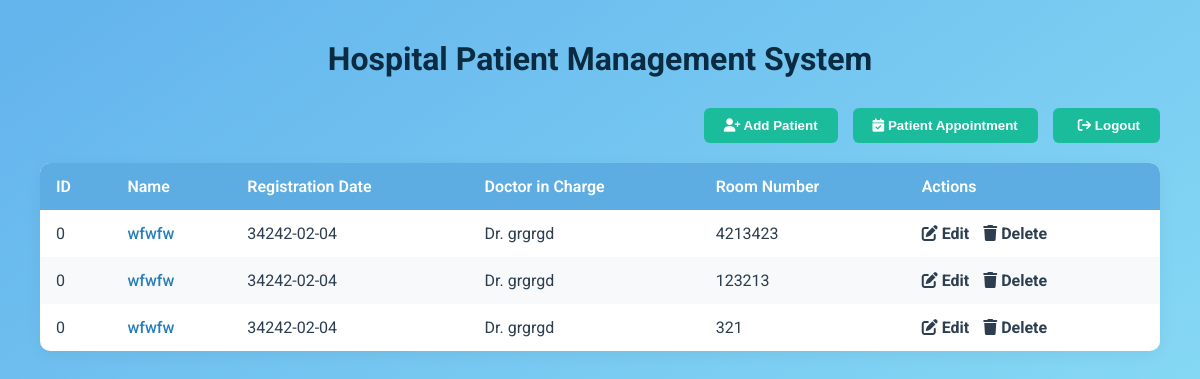
The app's page /read.php with its own data.
### tables this page shows
CREATE TABLE `hospital` (
  `id` int(11) NOT NULL,
  `name` varchar(255) NOT NULL,
  `date_of_birth` varchar(11) NOT NULL,
  `gender` varchar(255) NOT NULL,
  `contact` varchar(255) NOT NULL,
  `medical_record` text NOT NULL,
  `blood_type` varchar(255) NOT NULL,
  `registration_date` varchar(255) NOT NULL,
  `doctor_in_charge` text NOT NULL,
  `room_number` varchar(255) NOT NULL
);

### read.php (the view, shortened to what this page needs)
<?php
include "config.php";
$result = $con->query("SELECT * FROM hospital");
?>
<!DOCTYPE html>
<html lang="en">
<head>
    <link rel="stylesheet" href="https://cdnjs.cloudflare.com/ajax/libs/font-awesome/6.7.2/css/all.min.css"
 />
</head>
<body>
    <h2>Hospital Patient Management System</h2>
    <div class="action">
    <a href="create.php">
        <button><i class="fa-solid fa-user-plus"></i> Add Patient</button>
    </a>
    <a href="appointment.php">
        <button><i class="fa-solid fa-calendar-check"></i> Patient Appointment</button>
    </a>
    <a href="index.php">
        <button><i class="fa-solid fa-arrow-right-from-bracket"></i> Logout</button>
    </a>
</div>
    <table>
        <thead>
            <tr>
                <th>ID</th>
                <th>Name</th>
                <th>Registration Date</th>
                <th>Doctor in Charge</th>
                <th>Room Number</th>
                <th>Actions</th>
            </tr>
        </thead>
        <tbody>
            <?php while ($row = $result->fetch_assoc()): ?>
                <tr>
                    <td><?= $row['id'] ?></td>
                    <td><a href="profile.php?id=<?= $row['id'] ?>"><?= $row['name'] ?></a></td>
                    <td><?= $row['registration_date'] ?></td>
                    <td><?= $row['doctor_in_charge'] ?></td>
                    <td><?= $row['room_number'] ?></td>
                    <td class="actions">
                        <a href="update.php?id=<?= $row['id'] ?>"><i class="fa-solid fa-pen-to-square"></i> Edit</a>
                        <a href="delete.php?id=<?= $row['id'] ?>" onclick='return confirm("Are you sure?")'>
                            <i class="fa-solid fa-trash"></i> Delete
                        </a>
                    </td>
                </tr>
            <?php endwhile; ?>
        </tbody>
    </table>
</body>
</html>

### read.php (style rules this page uses)
* { margin: 0; padding: 0; box-sizing: border-box; }
body { font-family: 'Roboto', sans-serif; background: linear-gradient(145deg, #63b3ed, #91E5F6); padding: 40px; color: #2c3e50; background-attachment: fixed; }
h2 { text-align: center; color:rgb(10, 43, 65); margin-bottom: 30px; font-size: 2em; }
.action { display: flex; justify-content: flex-end; gap: 15px; margin-bottom: 20px; }
.action a button { padding: 10px 20px; background-color: #1abc9c; border: none; color: white; border-radius: 6px; font-weight: 600; cursor: pointer; transition: background-color 0.3s ease; }
table { width: 100%; border-collapse: collapse; background: #ffffff; box-shadow: 0 4px 15px rgba(0, 0, 0, 0.05); border-radius: 10px; overflow: hidden; }
th, td { padding: 14px 16px; text-align: left; }
th { background-color: #5dade2; color: white; font-weight: 600; }
tr:nth-child(even) { background-color: #f8f9fa; }
td a { color: #2980b9; text-decoration: none; font-weight: 500; }
.actions a { margin-right: 10px; color: #2c3e50; font-weight: bold; }
.fa-arrow-right-from-bracket { margin-left: 5px; }

### records on screen
hospital: id "0", name "wfwfw", registration_date "34242-02-04", doctor_in_charge "Dr. grgrgd", room_number "4213423"
hospital: id "0", name "wfwfw", registration_date "34242-02-04", doctor_in_charge "Dr. grgrgd", room_number "123213"
hospital: id "0", name "wfwfw", registration_date "34242-02-04", doctor_in_charge "Dr. grgrgd", room_number "321"
